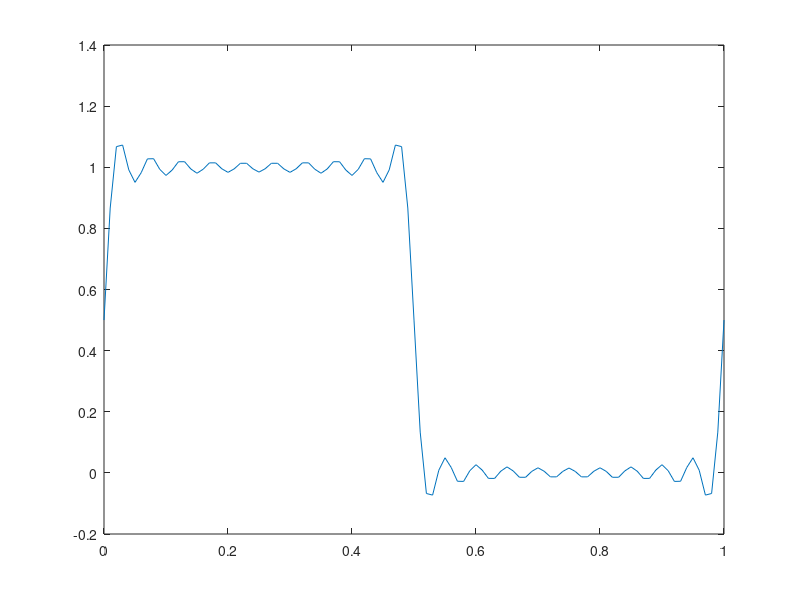

The MATLAB script that drew this image:
N = 20;
x = [0:100]/100;
f = ones(1,101)*1/2;
ff= zeros(1,101);
for i = 1:2:N
    a = 2/pi/i;
f = f+ a*sin(2*pi*i*x);

end

plot(x,f)